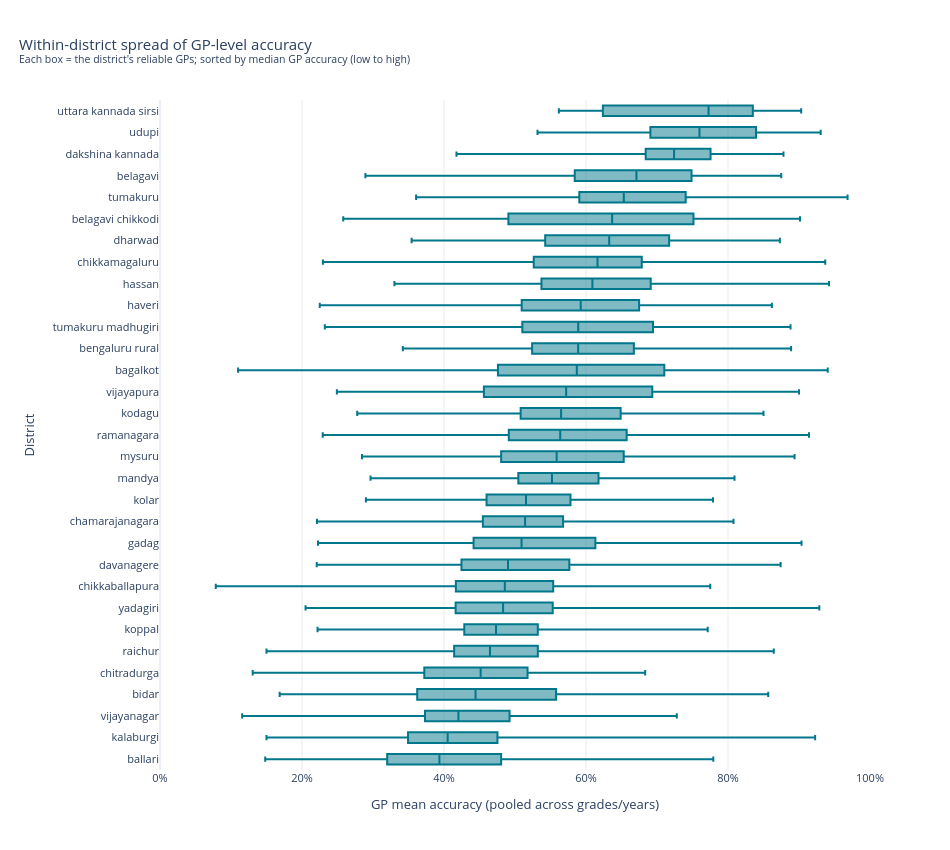

The cell this chart's notebook holds for it:
### Markdown cell above
### Pooled GP-level accuracy, spread within each district

The grade-split violins above summarize each grade as a whole. To connect the
**pooled** GP-level table (all grades combined) back to geography, this
horizontal box plot shows the distribution of GP accuracy *inside* each
district, districts sorted by their median GP. Unlike the earlier district
heatmap (which only showed a single district average), this reveals the
**within-district spread** — e.g. districts with a wide box have both strong
and struggling GPs, which matters for where targeted support is needed.

### Code cell
# Horizontal box plot: pooled GP accuracy distribution per district,
# districts ordered by their median GP accuracy.
gp_pooled = gp_overall_reliable.reset_index()
district_median_order = (
    gp_pooled.groupby("District")["accuracy"].median().sort_values().index.tolist()
)

fig = go.Figure()
fig.add_trace(
    go.Box(
        x=gp_pooled["accuracy"],
        y=gp_pooled["District"],
        orientation="h",
        marker_color="#00A6A6",
        line_color="#00778B",
        boxpoints=False,
        hovertemplate="District: %{y}<br>GP accuracy: %{x:.1%}<extra></extra>",
    )
)

fig.update_xaxes(
    title_text="GP mean accuracy (pooled across grades/years)",
    tickformat=".0%",
    gridcolor="rgba(0,0,0,0.08)",
    range=[0, 1],
)
fig.update_yaxes(
    categoryorder="array",
    categoryarray=district_median_order,
    title_text="District",
)
fig.update_layout(
    title=dict(
        text=(
            "Within-district spread of GP-level accuracy"
            "<br><sup>Each box = the district's reliable GPs; sorted by median GP accuracy (low to high)</sup>"
        ),
        x=0.02,
        xanchor="left",
    ),
    template="plotly_white",
    font=dict(size=11),
    width=950,
    height=850,
    margin=dict(t=100, l=160),
)
fig.show()

### Figure 1 — Plotly figure (JSON) as saved in the notebook; plotly's stock layout.template omitted (floating-point values rounded to 4 significant figures; data arrays with more than 128 entries replaced by an {"elided": "..."} marker saying what was removed)
{"data": [{"boxpoints": false, "hovertemplate": "District: %{y}<br>GP accuracy: %{x:.1%}<extra></extra>", "line": {"color": "#00778B"}, "marker": {"color": "#00A6A6"}, "orientation": "h", "type": "box", "x": {"elided": "6643 float values"}, "y": {"elided": "6643 str values"}}], "layout": {"font": {"size": 11}, "height": 850, "margin": {"l": 160, "t": 100}, "title": {"text": "Within-district spread of GP-level accuracy<br><sup>Each box = the district's reliable GPs; sorted by median GP accuracy (low to high)</sup>", "x": 0.02, "xanchor": "left"}, "width": 950, "xaxis": {"gridcolor": "rgba(0,0,0,0.08)", "range": [0, 1], "tickformat": ".0%", "title": {"text": "GP mean accuracy (pooled across grades/years)"}}, "yaxis": {"categoryarray": ["ballari", "kalaburgi", "vijayanagar", "bidar", "chitradurga", "raichur", "koppal", "yadagiri", "chikkaballapura", "davanagere", "gadag", "chamarajanagara", "kolar", "mandya", "mysuru", "ramanagara", "kodagu", "vijayapura", "bagalkot", "bengaluru rural", "tumakuru madhugiri", "haveri", "hassan", "chikkamagaluru", "dharwad", "belagavi chikkodi", "tumakuru", "belagavi", "dakshina kannada", "udupi", "uttara kannada sirsi"], "categoryorder": "array", "title": {"text": "District"}}}}
